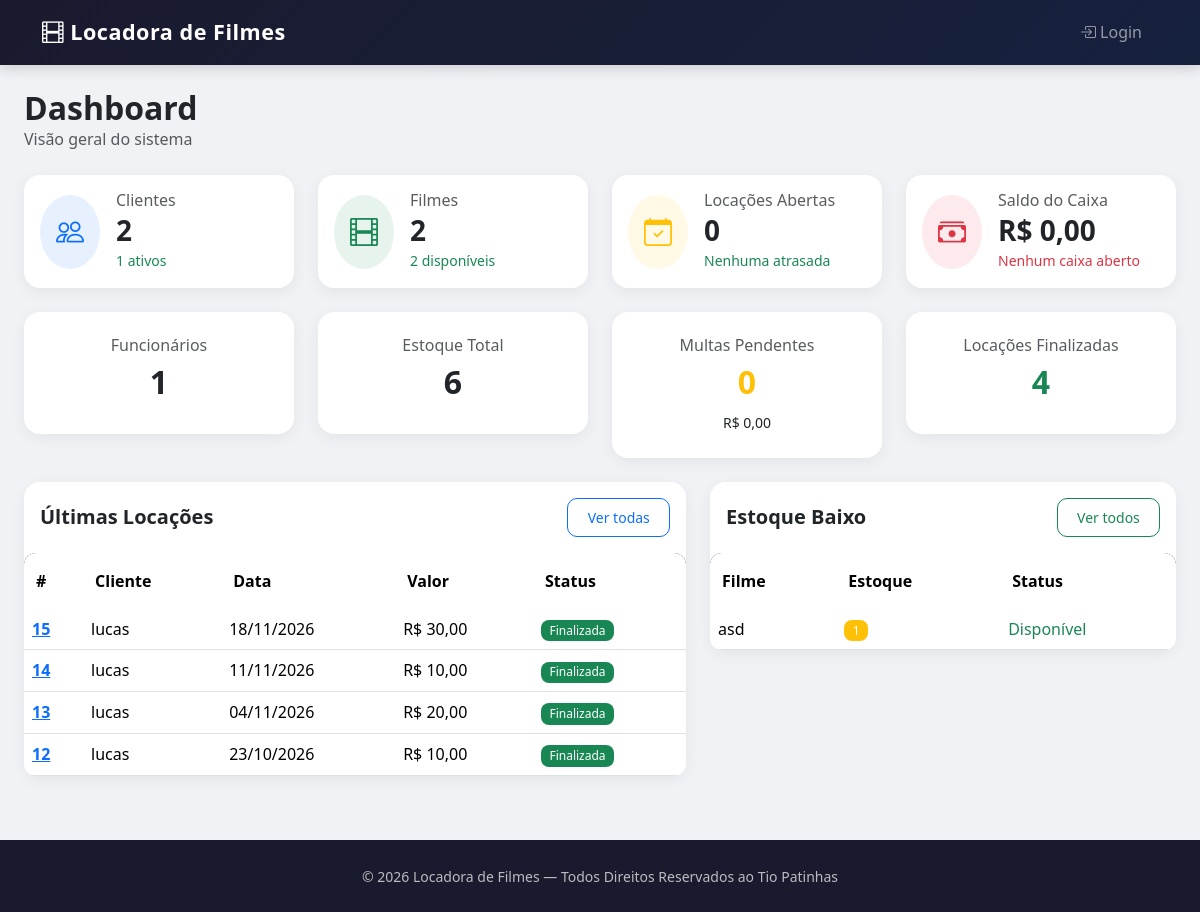
The app's page /, older data.
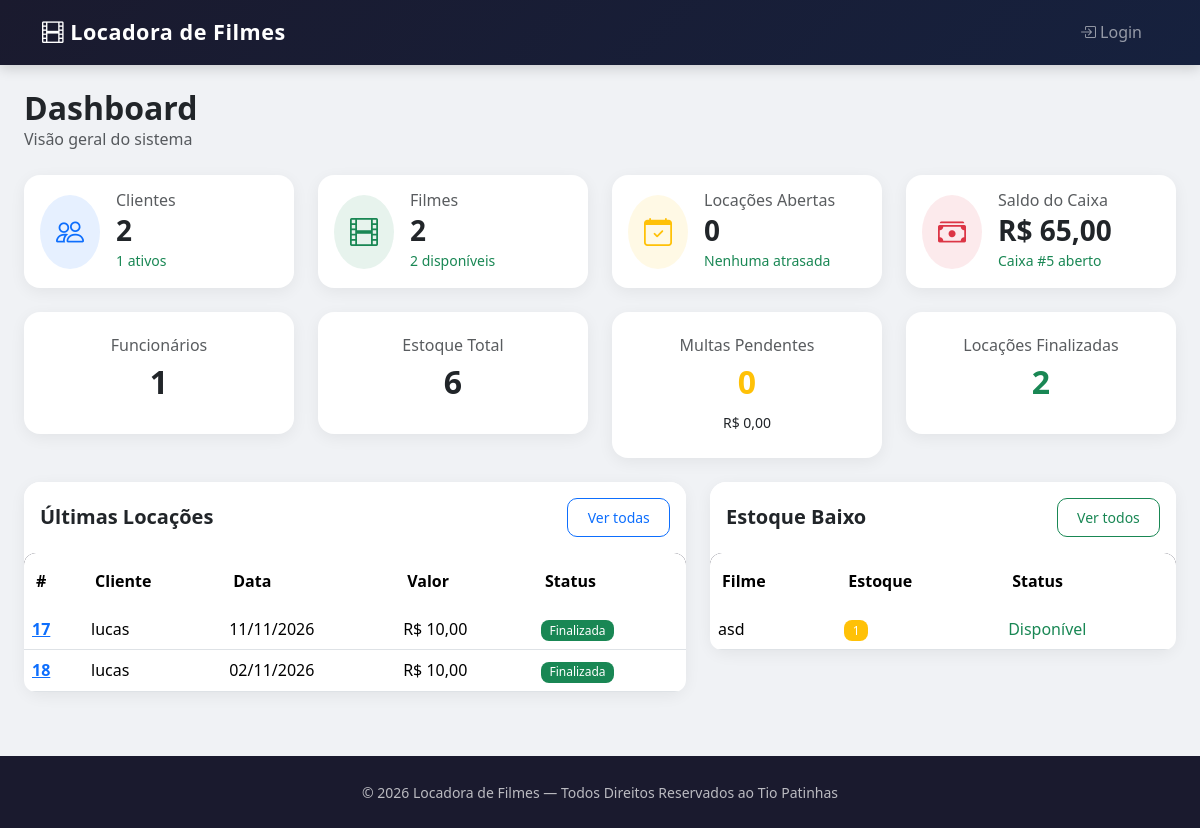
The same page, newer data.
### locacoes/models.py (models this page shows, shortened)
class Locacao(models.Model):
    STATUS_CHOICES = [
        ('A', 'Aberta'),
        ('F', 'Finalizada'),
        ('C', 'Cancelada'),
    ]
    cliente = models.ForeignKey(Cliente, on_delete=models.PROTECT, related_name='locacoes', verbose_name='Cliente')
    funcionario = models.ForeignKey(Funcionario, on_delete=models.PROTECT, related_name='locacoes', verbose_name='Funcionário')
    data_locacao = models.DateField(verbose_name='Data da Locação')
    data_devolucao = models.DateField(verbose_name='Data Prevista de Devolução')
    real_data_devolucao = models.DateField(null=True, blank=True, verbose_name='Data Real de Devolução')
    valor = models.DecimalField(max_digits=10, decimal_places=2, default=0, verbose_name='Valor Total')
    status = models.CharField(max_length=1, choices=STATUS_CHOICES, default='A', verbose_name='Status')
    multa_aplicada = models.DecimalField(max_digits=10, decimal_places=2, default=0, verbose_name='Multa Aplicada')
    registrado_caixa = models.BooleanField(default=False, verbose_name='Registrado no Caixa')
    filmes = models.ManyToManyField(Filme, through='LocacaoFilme', related_name='locacoes')
    class Meta:
        verbose_name = 'Locação'
        verbose_name_plural = 'Locações'
        ordering = ['-data_locacao']

### pessoas/models.py (models this page shows, shortened)
class Pessoa(models.Model):
    nome = models.CharField(max_length=100, verbose_name='Nome')
    cpf = models.CharField(max_length=14, unique=True, verbose_name='CPF')
    telefone = models.CharField(max_length=15, verbose_name='Telefone')
    email = models.EmailField(max_length=100, verbose_name='E-mail')
    endereco = models.CharField(max_length=200, verbose_name='Endereço')
    foto = models.ImageField(upload_to='pessoas/', null=True, blank=True, verbose_name='Foto')
    class Meta:
        abstract = True

class Cliente(Pessoa):
    data_cadastro = models.DateField(auto_now_add=True, verbose_name='Data de Cadastro')
    ativo = models.BooleanField(default=True, verbose_name='Ativo')
    documento = models.BooleanField(default=False, verbose_name='Documento Entregue')
    class Meta:
        verbose_name = 'Cliente'
        verbose_name_plural = 'Clientes'
        ordering = ['nome']

### filmes/models.py (models this page shows, shortened)
class Filme(models.Model):
    titulo = models.CharField(max_length=150, verbose_name='Título')
    genero = models.CharField(max_length=50, verbose_name='Gênero')
    ano_lancamento = models.PositiveIntegerField(verbose_name='Ano de Lançamento')
    class_etaria = models.PositiveIntegerField(verbose_name='Classificação Etária')
    valor = models.DecimalField(max_digits=8, decimal_places=2, verbose_name='Valor (locação)')
    estoque = models.PositiveIntegerField(default=0, verbose_name='Estoque')
    disponivel = models.BooleanField(default=True, verbose_name='Disponível')
    capa = models.ImageField(upload_to='filmes/', null=True, blank=True, verbose_name='Capa')
    class Meta:
        verbose_name = 'Filme'
        verbose_name_plural = 'Filmes'
        ordering = ['titulo']

### caixa/models.py (models this page shows, shortened)
class Caixa(models.Model):
    data_abrir = models.DateField(verbose_name='Data de Abertura')
    data_fechar = models.DateField(null=True, blank=True, verbose_name='Data de Fechamento')
    saldo_inicial = models.DecimalField(max_digits=12, decimal_places=2, verbose_name='Saldo Inicial')
    saldo_final = models.DecimalField(max_digits=12, decimal_places=2, null=True, blank=True, verbose_name='Saldo Final')
    class Meta:
        verbose_name = 'Caixa'
        verbose_name_plural = 'Caixas'
        ordering = ['-data_abrir']
    def calcular_totais(self):
        transacoes = self.transacoes.all()
        total_entradas = transacoes.filter(tipo='E').aggregate(total=Sum('valor'))['total'] or Decimal('0.00')
        total_saidas = transacoes.filter(tipo='S').aggregate(total=Sum('valor'))['total'] or Decimal('0.00')
        saldo_atual = self.saldo_inicial + total_entradas - total_saidas
        return total_entradas, total_saidas, saldo_atual

### home/views.py (the view)
# urls.py: path('', HomeView.as_view(), name='home'),
class HomeView(TemplateView):
    template_name = 'home.html'
    def get_context_data(self, **kwargs):
        context = super().get_context_data(**kwargs)
        context['total_clientes'] = Cliente.objects.count()
        context['clientes_ativos'] = Cliente.objects.filter(ativo=True).count()
        context['total_funcionarios'] = Funcionario.objects.count()
        context['total_filmes'] = Filme.objects.count()
        context['filmes_disponiveis'] = Filme.objects.filter(disponivel=True).count()
        context['filmes_indisponiveis'] = Filme.objects.filter(disponivel=False).count()
        context['estoque_total'] = Filme.objects.aggregate(total=Sum('estoque'))['total'] or 0
        context['total_locacoes'] = Locacao.objects.count()
        context['locacoes_abertas'] = Locacao.objects.filter(status='A').count()
        context['locacoes_finalizadas'] = Locacao.objects.filter(status='F').count()
        context['locacoes_atrasadas'] = Locacao.objects.filter(status='A').count()  # vamos filtrar melhor abaixo
        from django.utils import timezone
        hoje = timezone.now().date()
        context['locacoes_atrasadas'] = Locacao.objects.filter(
            status='A',
            data_devolucao__lt=hoje
        ).count()
        context['total_multas'] = Multa.objects.count()
        context['multas_pendentes'] = Multa.objects.filter(status='P').count()
        context['valor_multas_pendentes'] = Multa.objects.filter(status='P').aggregate(
            total=Sum('valor')
        )['total'] or Decimal('0.00')
        caixa_aberto = Caixa.objects.filter(data_fechar__isnull=True).first()
        context['caixa_aberto'] = caixa_aberto
        if caixa_aberto:
            total_entradas, total_saidas, saldo_atual = caixa_aberto.calcular_totais()
            context['saldo_caixa_atual'] = saldo_atual
            context['entradas_caixa'] = total_entradas
            context['saidas_caixa'] = total_saidas
        else:
            context['saldo_caixa_atual'] = Decimal('0.00')
            context['entradas_caixa'] = Decimal('0.00')
            context['saidas_caixa'] = Decimal('0.00')
        context['ultimas_locacoes'] = Locacao.objects.select_related(
            'cliente', 'funcionario'
        ).order_by('-data_locacao')[:5]
        context['filmes_estoque_baixo'] = Filme.objects.filter(estoque__lte=2).order_by('estoque')[:5]
        return context

### home/templates/home.html (shortened to what this page needs)
{% extends 'principal.html' %}
{% block content %}
<div class="container-fluid px-4 mt-4">
    <div class="d-flex justify-content-between align-items-center mb-4">
        <div>
            <h2 class="fw-bold mb-0">Dashboard</h2>
            <p class="text-muted mb-0">Visão geral do sistema</p>
        </div>
    </div>
    <div class="row g-4 mb-4">
        <div class="col-xl-3 col-md-6">
            <div class="card h-100">
                <div class="card-body d-flex align-items-center">
                    <div class="rounded-circle bg-primary bg-opacity-10 p-3 me-3">
                        <i class="bi bi-people fs-3 text-primary"></i>
                    </div>
                    <div>
                        <h6 class="text-muted mb-1">Clientes</h6>
                        <h3 class="mb-0 fw-bold">{{ total_clientes }}</h3>
                        <small class="text-success">{{ clientes_ativos }} ativos</small>
                    </div>
                </div>
            </div>
        </div>
        <div class="col-xl-3 col-md-6">
            <div class="card h-100">
                <div class="card-body d-flex align-items-center">
                    <div class="rounded-circle bg-success bg-opacity-10 p-3 me-3">
                        <i class="bi bi-film fs-3 text-success"></i>
                    </div>
                    <div>
                        <h6 class="text-muted mb-1">Filmes</h6>
                        <h3 class="mb-0 fw-bold">{{ total_filmes }}</h3>
                        <small class="text-success">{{ filmes_disponiveis }} disponíveis</small>
                    </div>
                </div>
            </div>
        </div>
        <div class="col-xl-3 col-md-6">
            <div class="card h-100">
                <div class="card-body d-flex align-items-center">
                    <div class="rounded-circle bg-warning bg-opacity-10 p-3 me-3">
                        <i class="bi bi-calendar-check fs-3 text-warning"></i>
                    </div>
                    <div>
                        <h6 class="text-muted mb-1">Locações Abertas</h6>
                        <h3 class="mb-0 fw-bold">{{ locacoes_abertas }}</h3>
                        {% if locacoes_atrasadas > 0 %}
                            <small class="text-danger">{{ locacoes_atrasadas }} atrasadas</small>
                        {% else %}
                            <small class="text-success">Nenhuma atrasada</small>
                        {% endif %}
                    </div>
                </div>
            </div>
        </div>
        <div class="col-xl-3 col-md-6">
            <div class="card h-100">
                <div class="card-body d-flex align-items-center">
                    <div class="rounded-circle bg-danger bg-opacity-10 p-3 me-3">
                        <i class="bi bi-cash-stack fs-3 text-danger"></i>
                    </div>
                    <div>
                        <h6 class="text-muted mb-1">Saldo do Caixa</h6>
                        <h3 class="mb-0 fw-bold">R$ {{ saldo_caixa_atual }}</h3>
                        {% if caixa_aberto %}
                            <small class="text-success">Caixa #{{ caixa_aberto.id }} aberto</small>
                        {% else %}
                            <small class="text-danger">Nenhum caixa aberto</small>
                        {% endif %}
                    </div>
                </div>
            </div>
        </div>
    </div>
    <div class="row g-4 mb-4">
        <div class="col-md-3">
            <div class="card text-center">
                <div class="card-body py-4">
                    <h6 class="text-muted">Funcionários</h6>
                    <h2 class="fw-bold">{{ total_funcionarios }}</h2>
                </div>
            </div>
        </div>
        <div class="col-md-3">
            <div class="card text-center">
                <div class="card-body py-4">
                    <h6 class="text-muted">Estoque Total</h6>
                    <h2 class="fw-bold">{{ estoque_total }}</h2>
                </div>
            </div>
        </div>
        <div class="col-md-3">
            <div class="card text-center">
                <div class="card-body py-4">
                    <h6 class="text-muted">Multas Pendentes</h6>
                    <h2 class="fw-bold text-warning">{{ multas_pendentes }}</h2>
                    <small>R$ {{ valor_multas_pendentes }}</small>
                </div>
            </div>
        </div>
        <div class="col-md-3">
            <div class="card text-center">
                <div class="card-body py-4">
                    <h6 class="text-muted">Locações Finalizadas</h6>
                    <h2 class="fw-bold text-success">{{ locacoes_finalizadas }}</h2>
                </div>
            </div>
        </div>
    </div>
    <div class="row g-4">
        <div class="col-lg-7">
            <div class="card">
                <div class="card-header bg-white d-flex justify-content-between align-items-center py-3">
                    <h5 class="mb-0 fw-bold">Últimas Locações</h5>
                    <a href="{% url 'locacoes' %}" class="btn btn-sm btn-outline-primary">Ver todas</a>
                </div>
                <div class="card-body p-0">
                    <div class="table-responsive">
                        <table class="table table-hover mb-0">
                            <thead>
                                <tr>
                                    <th>#</th>
                                    <th>Cliente</th>
                                    <th>Data</th>
                                    <th>Valor</th>
                                    <th>Status</th>
                                </tr>
                            </thead>
                            <tbody>
                                {% for loc in ultimas_locacoes %}
                                <tr>
                                    <td><a href="{% url 'locacao_detalhe' loc.pk %}" class="fw-semibold">{{ loc.id }}</a></td>
                                    <td>{{ loc.cliente.nome }}</td>
                                    <td>{{ loc.data_locacao|date:"d/m/Y" }}</td>
                                    <td>R$ {{ loc.valor }}</td>
                                    <td>
                                        {% if loc.status == 'A' %}
                                            <span class="badge bg-primary">Aberta</span>
                                        {% elif loc.status == 'F' %}
                                            <span class="badge bg-success">Finalizada</span>
                                        {% else %}
                                            <span class="badge bg-secondary">Cancelada</span>
                                        {% endif %}
                                    </td>
                                </tr>
                                {% empty %}
                                <tr>
                                    <td colspan="5" class="text-center text-muted py-4">Nenhuma locação cadastrada</td>
                                </tr>
                                {% endfor %}
                            </tbody>
                        </table>
                    </div>
                </div>
            </div>
        </div>
        <div class="col-lg-5">
            <div class="card">
                <div class="card-header bg-white d-flex justify-content-between align-items-center py-3">
                    <h5 class="mb-0 fw-bold">Estoque Baixo</h5>
                    <a href="{% url 'filmes' %}" class="btn btn-sm btn-outline-success">Ver todos</a>
                </div>
                <div class="card-body p-0">
                    <div class="table-responsive">
                        <table class="table table-hover mb-0">
                            <thead>
                                <tr>
                                    <th>Filme</th>
                                    <th>Estoque</th>
                                    <th>Status</th>
                                </tr>
                            </thead>
                            <tbody>
                                {% for filme in filmes_estoque_baixo %}
                                <tr>
                                    <td>{{ filme.titulo }}</td>
                                    <td>
                                        <span class="badge bg-{% if filme.estoque == 0 %}danger{% else %}warning{% endif %}">
                                            {{ filme.estoque }}
                                        </span>
                                    </td>
                                    <td>
                                        {% if filme.disponivel %}
                                            <span class="text-success">Disponível</span>
                                        {% else %}
                                            <span class="text-danger">Indisponível</span>
                                        {% endif %}
                                    </td>
                                </tr>
                                {% empty %}
                                <tr>
                                    <td colspan="3" class="text-center text-muted py-4">Todos os filmes com estoque ok</td>
                                </tr>
                                {% endfor %}
                            </tbody>
                        </table>
                    </div>
                </div>
            </div>
        </div>
    </div>
</div>
{% endblock %}

Row changes from the older to the newer data that the page shows:
removed Locacao: id "15", cliente.nome "lucas", data_locacao "18/11/2026", valor "30,00", status "Finalizada"
removed Locacao: id "14", cliente.nome "lucas", data_locacao "11/11/2026", valor "10,00", status "Finalizada"
removed Locacao: id "13", cliente.nome "lucas", data_locacao "04/11/2026", valor "20,00", status "Finalizada"
removed Locacao: id "12", cliente.nome "lucas", data_locacao "23/10/2026", valor "10,00", status "Finalizada"
added Caixa: id "5"
added Locacao: id "17", cliente.nome "lucas", data_locacao "11/11/2026", valor "10,00", status "Finalizada"
added Locacao: id "18", cliente.nome "lucas", data_locacao "02/11/2026", valor "10,00", status "Finalizada"
Text that changed along with them:
{{ saldo_caixa_atual }}: "0,00" → "65,00"
{{ locacoes_finalizadas }}: "4" → "2"
text no longer shown: "Nenhum caixa aberto"
text now shown: "Caixa # aberto"
